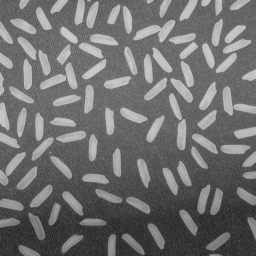
#> input picture image-processing/Lab 03/Lab03_Solution/rice.png, 256 x 256 px
$ python script3.py
#> lines starting #> are read from the running program, lines starting #| are printed output that depends on the picture; after the words box and inside, x2 and y2 are one past the last pixel; in counts of white or black regions, pixels touching at a corner belong together
import matplotlib.pyplot as plt
import matplotlib.image as mpimg
import numpy as np
from skimage.filters import threshold_otsu
from skimage import measure
import scipy
import skimage as image_tool

grayscale_image = mpimg.imread('rice.png')
#> grayscale_image is the input picture: shape (256, 256) float32; min 0.157, max 0.8, mean 0.436
grayscale_image = (grayscale_image * 255).round().astype(np.uint8)

thresh = threshold_otsu(grayscale_image)
#> thresh = 131
Binary_image = grayscale_image > thresh
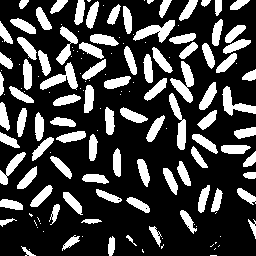
#> Binary_image: shape (256, 256) bool; 25.8% white; 151 white regions (62 under 20 px), largest, box (x1, y1, x2, y2) and area: (170, 61, 194, 103) 448, (133, 20, 175, 43) 429, (40, 62, 78, 90) 423
Binary_image=Binary_image.astype(int)

Binary_image=scipy.ndimage.morphology.binary_fill_holes(Binary_image)#Fill image's holes
#> Binary_image: shape (256, 256) bool; 25.8% white; 151 white regions (62 under 20 px), largest, box (x1, y1, x2, y2) and area: (170, 61, 194, 103) 448, (133, 20, 175, 43) 430, (40, 62, 78, 90) 423
Binary_image=Binary_image.astype(int)
#> Binary_image: shape (256, 256) int64; values 0 (black) and 1 (white), 25.8% white; 151 white regions (62 under 20 px)

# Get labeeled image on 4 neighbors
[labeled_rice_4,num_of_neighbors] = measure.label(Binary_image,  neighbors=4,background=False,return_num=True)
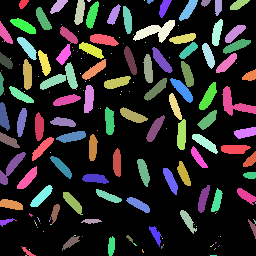
#> labeled_rice_4: shape (256, 256) int64; 181 distinct labels, from 0 to 180; one colour per label, 0 black
#> num_of_neighbors = 180

#Get labeeled image on 8 neighbors
[labeled_rice_8,num_of_neighbors] = measure.label(Binary_image,  neighbors=8,background=False,return_num=True)
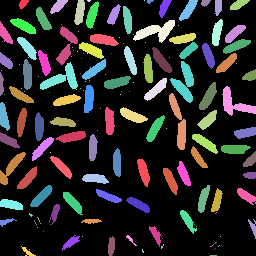
#> labeled_rice_8: shape (256, 256) int64; 152 distinct labels, from 0 to 151; one colour per label, 0 black
#> num_of_neighbors = 151

#plt.figure(4)
#plt.imshow(Labeled_image==0,cmap=plt.cm.gray)
#plt.title('8th coin of binary image')

Overall_connected_list = image_tool.measure.regionprops(labeled_rice_4) #Find the conected pixels
#> Overall_connected_list = 180 regions; largest, box (x1, y1, x2, y2) and area: (133, 20, 175, 43) 430, (40, 62, 78, 90) 422, (222, 86, 256, 116) 391, (0, 152, 26, 185) 285, (199, 82, 217, 110) 248

figure = plt.figure()

plt.subplot(2, 2, 1)
plt.imshow(labeled_rice_4, cmap = 'gray')
plt.title('4 neigbours')

plt.subplot(2, 2, 2)
plt.imshow(labeled_rice_8, cmap = 'gray')
plt.title('8 neighbours')

plt.subplot(2, 2, 3)
plt.imshow(labeled_rice_4 == 100, cmap = 'gray')
plt.title('4 neigbours - 100th grain')

plt.subplot(2, 2, 4)
plt.imshow(labeled_rice_8 == 100, cmap = 'gray')
plt.title('8 neighbours - 100th grain')

figure.tight_layout()
plt.savefig('my_rice.png')
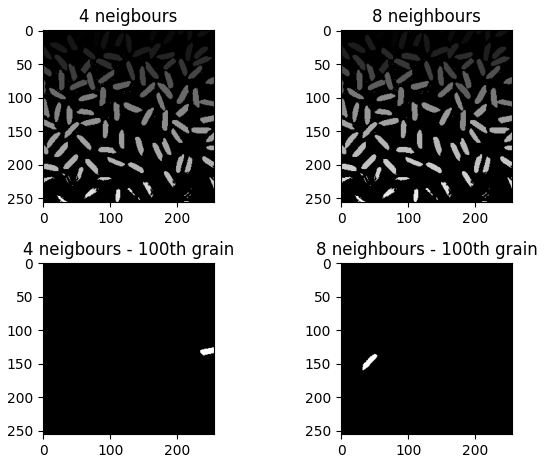
#> figure drawn by matplotlib, 4 panels
plt.show()

# [6 lines of commented-out code are left out]
